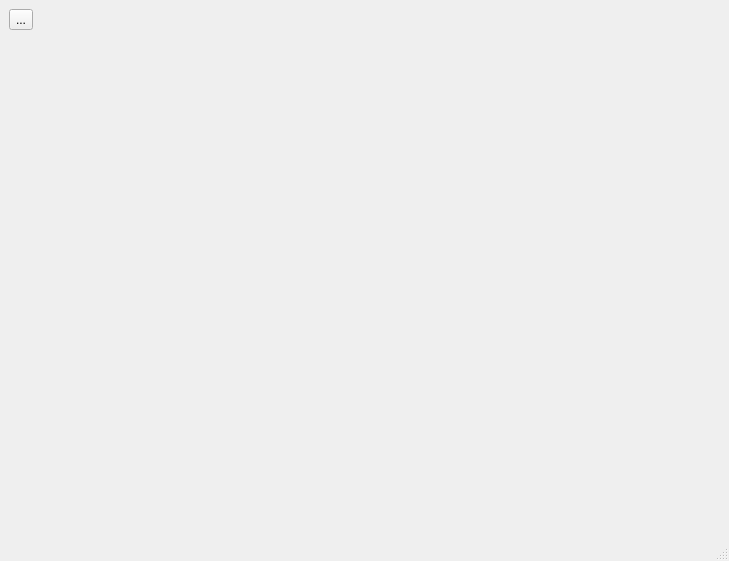
<?xml version="1.0" encoding="UTF-8"?>
<ui version="4.0">
 <class>plot</class>
 <widget class="QMainWindow" name="plot">
  <property name="geometry">
   <rect>
    <x>0</x>
    <y>0</y>
    <width>729</width>
    <height>561</height>
   </rect>
  </property>
  <property name="windowTitle">
   <string>plot</string>
  </property>
  <widget class="QWidget" name="centralwidget">
   <layout class="QVBoxLayout" name="verticalLayout">
    <item>
     <layout class="QHBoxLayout" name="panel">
      <item>
       <widget class="QToolButton" name="btn_open">
        <property name="text">
         <string>...</string>
        </property>
        <property name="icon">
         <iconset resource="resources.qrc">
          <normaloff>:/images/open.png</normaloff>:/images/open.png</iconset>
        </property>
       </widget>
      </item>
      <item>
       <spacer name="horizontalSpacer">
        <property name="orientation">
         <enum>Qt::Horizontal</enum>
        </property>
        <property name="sizeHint" stdset="0">
         <size>
          <width>40</width>
          <height>20</height>
         </size>
        </property>
       </spacer>
      </item>
     </layout>
    </item>
    <item>
     <widget class="graph_t" name="graph" native="true"/>
    </item>
   </layout>
  </widget>
  <widget class="QStatusBar" name="statusbar"/>
 </widget>
 <customwidgets>
  <customwidget>
   <class>graph_t</class>
   <extends>QWidget</extends>
   <header>graph.h</header>
   <container>1</container>
  </customwidget>
 </customwidgets>
 <resources>
  <include location="resources.qrc"/>
 </resources>
 <connections/>
</ui>
